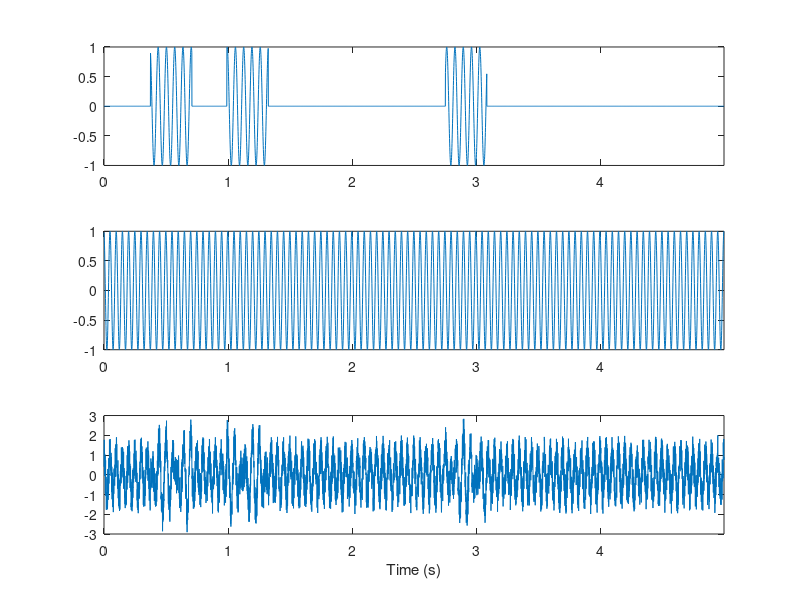

The MATLAB script that drew this image: (Note: this script raises an error after producing the figure.)


%% Generate a simulated signal with 3, bursts at 15Hz with 5 cycles
% and an oscillation at 20Hz, plus white noise

% Time step (s)
dt=0.001;
% Duration (s)
T=5;
% Time vector
time=0:dt:T-dt;
% Sampling rate
srate=1/dt;

% Burst frequency
f1 = 15;
% Length of bursts in cycles
f1_num_cycles=5;
% Number of bursts
f1_num_bursts=3;

% Oscillation frequency
f2 = 20;

% Burst signal
s1=zeros(1,length(time));

% Keep track of burst start and stop times so they
% don't overlap
burst_starts=[];
burst_stops=[];
while length(burst_starts)<f1_num_bursts
    % Burst duration in seconds
    dur_s=f1_num_cycles/f1;
    % Burst duration in time steps
    dur_pts=floor(dur_s/dt);
    
    % Random start and stop time
    start=randi(length(time)-dur_pts);
    stop=start+dur_pts;
    
    % Check that doesn't overlap with other bursts
    overlap=false;
    for k=1:length(burst_starts)
        other_start=burst_starts(k);
        other_stop=burst_stops(k);
        if (start >= other_start && start < other_stop) || (stop > other_start && stop <= other_stop)
            overlap=true;
            break;
        end
    end
          
    % Generate burst
    if ~overlap
        s1(start:stop)=sin(2. * pi * f1 * (time(start:stop)+randn()));
        burst_starts=[burst_starts start];
        burst_stops=[burst_stops stop];
    end
end

% Oscillatory signal
s2=sin(2. * pi * f2 * (time+randn()));

% Generated signal
signal=s1+s2+(rand(1,length(time))*2-1);

figure;
subplot(3,1,1);
plot(time,s1);
xlim([time(1) time(end)]);
subplot(3,1,2);
plot(time,s2);
xlim([time(1) time(end)]);
subplot(3,1,3);
plot(time,signal);
xlim([time(1) time(end)]);
xlabel('Time (s)');




%% Bandpass filtering using multiplication by a Gaussian kernel
% in the frequency domain

% Frequencies to evaluate (just to compute desired frequency
% resolution in this step)
freqs=linspace(5,100,100);

% Determine the frequency resolution
df = diff(freqs(1:2));

% Zero-pad the signal - or is mean-pad better?
pad=zeros(size(time));
padd_signal = [pad, signal, pad];

% Fourier transform the padded signal
signal_fft = rfft(padd_signal,length(padd_signal), 2);
fft_frex = linspace(0, srate/2, length(signal_fft));

% Kernel width for multiplication
sigma = df * .5;

% Center pass-band frequency
freq=15;

% Gaussian kernel centered on frequency with width defined
% by requested frequency resolution
kernel = exp(-((fft_frex - freq) .^ 2 / (2.0 * sigma ^ 2)));

% Multiply Fourier-transformed signal by kernel
fsignal_fft = signal_fft .* kernel;
% Reverse Fourier to get bandpass filtered signal
f_signal = irfft(fsignal_fft, length(padd_signal), 2);

figure();
subplot(5,1,1)
plot(time,signal)
xlim([time(1), time(end)])
xlabel('Time (s)')
ylabel('Amplitude')

subplot(5,1,2)
plot(fft_frex,signal_fft(1:length(fft_frex)))
xlim([0,50])
xlabel('Frequency (Hz)')
ylabel('Amplitude')

subplot(5,1,3)
plot(fft_frex,kernel,'k')
xlim([0,50])
xlabel('Frequency (Hz)')
ylabel('Amplitude')

subplot(5,1,4)
plot(fft_frex,fsignal_fft(1:length(fft_frex)))
xlim([0,50])
xlabel('Frequency (Hz)')
ylabel('Amplitude')

subplot(5,1,5)
plot(time,f_signal(length(pad)+1:end-length(pad)))
xlim([time(1), time(end)])
xlabel('Time (s)')
ylabel('Amplitude')




%% Get analytic signal of bandpass filtered data (phase and amplitude)
analytic_signal = hilbert(f_signal);
% Cut off padding
analytic_signal=analytic_signal(:, length(time)+1:2 * length(time));

figure();
subplot(4,1,1);
plot(time,signal);
xlim([time(1) time(end)]);
xlabel('Time (s)');
ylabel('Amplitude');

subplot(4,1,2);
plot(time,f_signal(:, length(time)+1:2 * length(time)));
xlim([time(1) time(end)]);
xlabel('Time (s)');
ylabel('Amplitude');

subplot(4,1,3);
plot(time,abs(analytic_signal));
xlim([time(1) time(end)]);
xlabel('Time (s)');
ylabel('Amplitude');

subplot(4,1,4);
plot(time,angle(analytic_signal));
xlim([time(1) time(end)]);
xlabel('Time (s)');
ylabel('Phase');




%% Evaluate lagged coherence at a lag of 3 cycles
lag=3;

% Duration of this lag in s
lag_dur_s = lag / freq;
% Number of evaluations
n_evals = floor(T / lag_dur_s);
% Remaining time
t_diff = T - (n_evals * lag_dur_s);

% Start time
start_time = time(1);
% Evaluation times (ms)
eval_times = linspace(start_time, T - t_diff, n_evals + 1); 
eval_times = eval_times(1:end-1);
% Evaluation time points
eval_pts = knnsearch(time', eval_times');

figure()
subplot(4,1,1)
plot(time,signal)
hold on
plot(eval_times,signal(eval_pts),'ro')
xlabel('Time (s)')
ylabel('Amplitude')

subplot(4,1,2)
plot(time,f_signal(length(time)+1:2*length(time)))
hold on
plot(eval_times,f_signal(length(time)+eval_pts),'ro')
xlabel('Time (s)')
ylabel('Amplitude')

subplot(4,1,3)
plot(time,abs(analytic_signal))
hold on
plot(eval_times,abs(analytic_signal(eval_pts)),'ro')
xlabel('Time (s)')
ylabel('Amplitude')

subplot(4,1,4)
plot(time,angle(analytic_signal))
hold on
plot(eval_times,angle(analytic_signal(eval_pts)),'ro')
xlabel('Time (s)')
ylabel('Phase')

% Analytic signal at n=0...n_evals-1 evaluation points
f1 = analytic_signal(eval_pts(1:end-1));
% Analytic signal at n=1...n_evals evaluation points
f2 = analytic_signal(eval_pts(2:end));
% calculate the phase difference and amplitude product
phase_diff = angle(f2) - angle(f1);
amp_prod = abs(f1) .* abs(f2);

figure();
subplot(2,1,1)
plot(eval_times(1:end-1),phase_diff)
xlim([time(1), time(end)])
xlabel('Time (s)')
ylabel('Phase difference')

subplot(2,1,2)
plot(eval_times(1:end-1),amp_prod)
xlim([time(1), time(end)])
xlabel('Time (s)')
ylabel('Amplitude product')

% Numerator - sum is over evaluation points
num = abs(sum(amp_prod .* exp(1i * phase_diff)));
disp(num)

% Scaling factor - sum is over evaluation points
f1_pow = f1.^2;
f2_pow = f2.^2;
denom = sqrt(sum(abs(f1_pow)) * sum(abs(f2_pow)));
disp(denom);

lc = num / denom;
disp(lc);



%% This was evaluated starting at time t=0 and looking 3 cycles ahead, 
% but what about the points in between?

% Number of points between the first and next evaluation time points
n_range = eval_pts(2) - eval_pts(1);

% Analytic signal at n=0...n_evals-1 evaluation points, and m=0..n_range time points in between
f1 = analytic_signal(eval_pts(1:end-1) + (0:n_range-1));

% Analytic signal at n=1...n_evals evaluation points, and m=0..n_range time points in between
f2 = analytic_signal(eval_pts(2:end) + (0:n_range-1));

% Calculate the phase difference and amplitude product
phase_diff = angle(f2) - angle(f1);
amp_prod = abs(f1) .* abs(f2);

% Lagged coherence
num = abs(sum(amp_prod .* exp(1i * phase_diff),1));
f1_pow = f1.^2;
f2_pow = f2.^2;
denom = sqrt(sum(abs(f1_pow),1) .* sum(abs(f2_pow),1));
lc = num / denom;

% Average over the time points in between evaluation points
lc = mean(lc);
disp(lc);


%% Evaluate at 2-10 lag cycles
lags = 2:.5:10;
% Evaluate at 15 and 20 Hz
freqs = [15, 20];

figure();
for f_idx = 1:length(freqs)
    freq = freqs(f_idx);
    lcs = zeros(size(lags));
    for l_idx = 1:length(lags)
        [num, denom, lcs(l_idx)] = lagged_hilbert_coh_demo(signal, srate, freq, lags(l_idx), df);
    end

    plot(lags, lcs, 'DisplayName', sprintf('%dHz', freq))
    hold on
end
hold off
legend
xlabel('Lag (cycles)')
ylabel('Lagged coherence')




%% What about at a frequency where we know there is only noise?
[num, denom, lc] = lagged_hilbert_coh_demo(signal, srate, 50, 5, df);
disp(lc);




%% What's going on?
[num1, denom1, lc1] = lagged_hilbert_coh_demo(signal, srate, 15, 5, df);
[num2, denom2, lc2] = lagged_hilbert_coh_demo(signal, srate, 50, 5, df);

fprintf('15Hz: numerator=%f, denominator=%f, lc=%f\n', mean(num1), mean(denom1), lc1);
fprintf('40Hz: numerator=%f, denominator=%f, lc=%f\n', mean(num2), mean(denom2), lc2);




%% At 40Hz, the numerator and denominator are both low, but nearly exactly the same
% I think this is due to amplitude correlations introduced by bandpass filtering in a freq
% range with low power (https://journals.physiology.org/doi/full/10.1152/jn.00851.2013)
% Here's the effect over a range of frequencies

% Evaluate at 2-10 lag cycles
lags = 2:.5:10;
% Evaluate at 5-100 Hz
freqs = linspace(5, 100, 100);

lcs = zeros(length(freqs), length(lags));
for f_idx = 1:length(freqs)
    freq = freqs(f_idx);
    for l_idx = 1:length(lags)
        [num, denom, lcs(f_idx, l_idx)] = lagged_hilbert_coh_demo(signal, srate, freq, lags(l_idx), df);
    end
end

figure();
contourf(lags, freqs, lcs, 100,'LineColor','none');
colorbar;
xlabel('Lag (cycles)');
ylabel('Frequency (Hz)');





% The solution is to use the amplitude covariance of a surrogate 
% dataset as a threshold. We use an ARMA model to account for
% aperiodic temporal structure

% Compute threshold as 95th percentile of shuffled amplitude products
n_shuffles=1000;
amp_prods=ar_surr(signal, n_shuffles);
threshold = prctile(amp_prods, 95);

% Evaluate at 2-10 lag cycles
lags = 2:.5:10;
% Evaluate at 5-100 Hz
freqs = linspace(5, 100, 100);

lcs = zeros(length(freqs), length(lags));
for f_idx = 1:length(freqs)
    for l_idx = 1:length(lags)
        [num, denom, lc] = lagged_hilbert_coh_demo(signal, srate, freqs(f_idx), lags(l_idx), df);
        % Only consider lc if denominator greater than threshold
        if mean(denom) >= threshold
            lcs(f_idx, l_idx) = lc;
        end
    end
end

figure();
contourf(lags, freqs, lcs, 100,'LineColor','none');
colorbar;
xlabel('Lag (cycles)');
ylabel('Frequency (Hz)');







%% Put it all together
function [num, denom, lc]=lagged_hilbert_coh_demo(signal, srate, freq, lag, df)
    n_pts=length(signal);
    dt=1/srate;
    T = n_pts * dt;
    time=0:dt:T-dt;
    
    % Zero-pad the signal - or is mean-pad better?
    pad=zeros(size(time));
    padd_signal = [pad, signal, pad];

    % Fourier transform the padded signal
    signal_fft = rfft(padd_signal,length(padd_signal), 2);
    fft_frex = linspace(0, srate/2, length(signal_fft));

    % Kernel width for multiplication
    sigma = df * .5;

    % Gaussian kernel centered on frequency with width defined
    % by requested frequency resolution
    kernel = exp(-((fft_frex - freq) .^ 2 / (2.0 * sigma ^ 2)));

    % Multiply Fourier-transformed signal by kernel
    fsignal_fft = signal_fft .* kernel;
    % Reverse Fourier to get bandpass filtered signal
    f_signal = irfft(fsignal_fft, length(padd_signal), 2);

    analytic_signal = hilbert(f_signal);
    % Cut off padding
    analytic_signal=analytic_signal(:, length(time)+1:2 * length(time));

    % Duration of this lag in s
    lag_dur_s = lag / freq;
    % Number of evaluations
    n_evals = floor(T / lag_dur_s);
    % Remaining time
    t_diff = T - (n_evals * lag_dur_s);

    % Start time
    start_time = time(1);
    % Evaluation times (ms)
    eval_times = linspace(start_time, T - t_diff, n_evals + 1); 
    eval_times = eval_times(1:end-1);
    % Evaluation time points
    eval_pts = knnsearch(time', eval_times');
    
    % Number of points between the first and next evaluation time points
    n_range = eval_pts(2) - eval_pts(1);

    % Analytic signal at n=0...n_evals-1 evaluation points, and m=0..n_range time points in between
    f1 = analytic_signal(eval_pts(1:end-1) + (0:n_range-1));

    % Analytic signal at n=1...n_evals evaluation points, and m=0..n_range time points in between
    f2 = analytic_signal(eval_pts(2:end) + (0:n_range-1));

    % Calculate the phase difference and amplitude product
    phase_diff = angle(f2) - angle(f1);
    amp_prod = abs(f1) .* abs(f2);

    % Lagged coherence
    num = abs(sum(amp_prod .* exp(1i * phase_diff),1));
    f1_pow = f1.^2;
    f2_pow = f2.^2;
    denom = sqrt(sum(abs(f1_pow),1) .* sum(abs(f2_pow),1));
    lc = num / denom;

    % Average over the time points in between evaluation points
    lc = mean(lc);


end